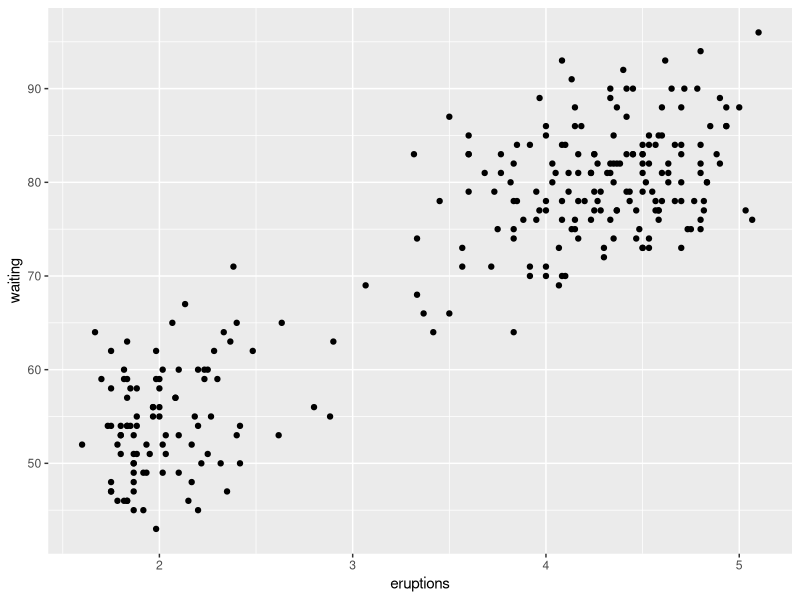
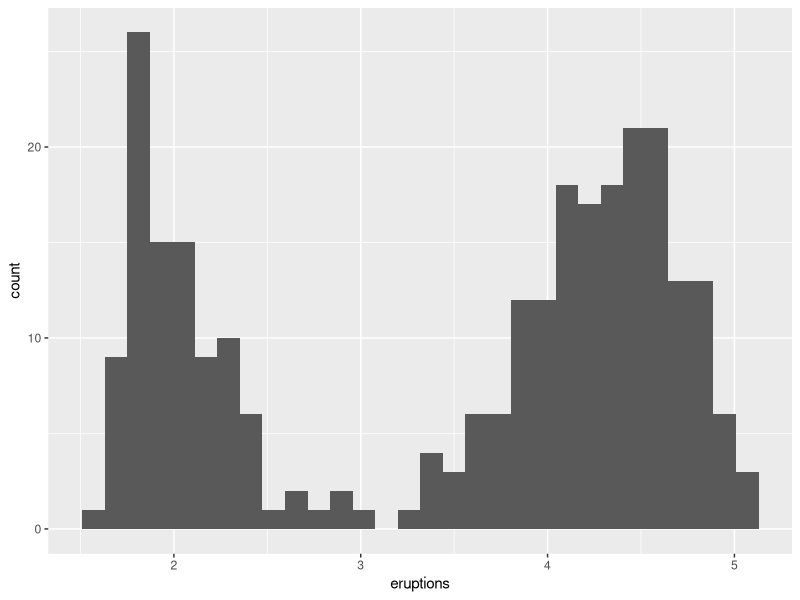
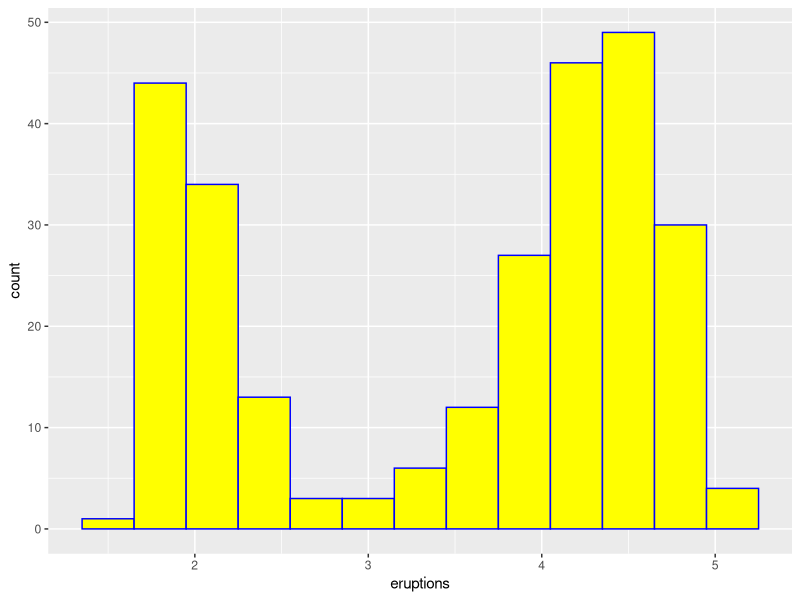
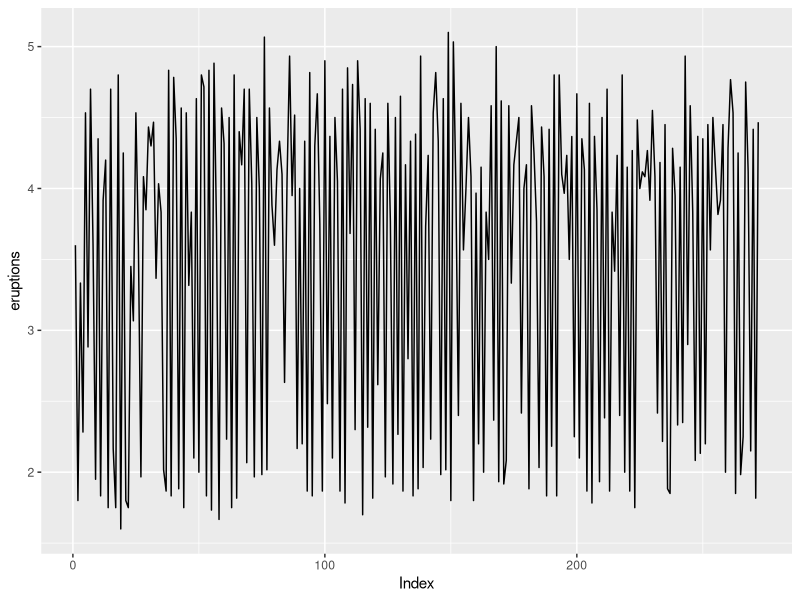
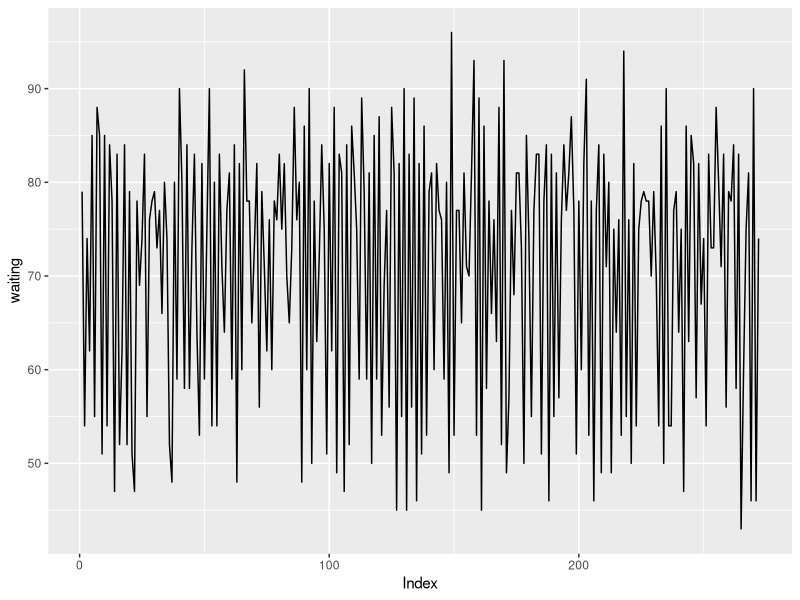
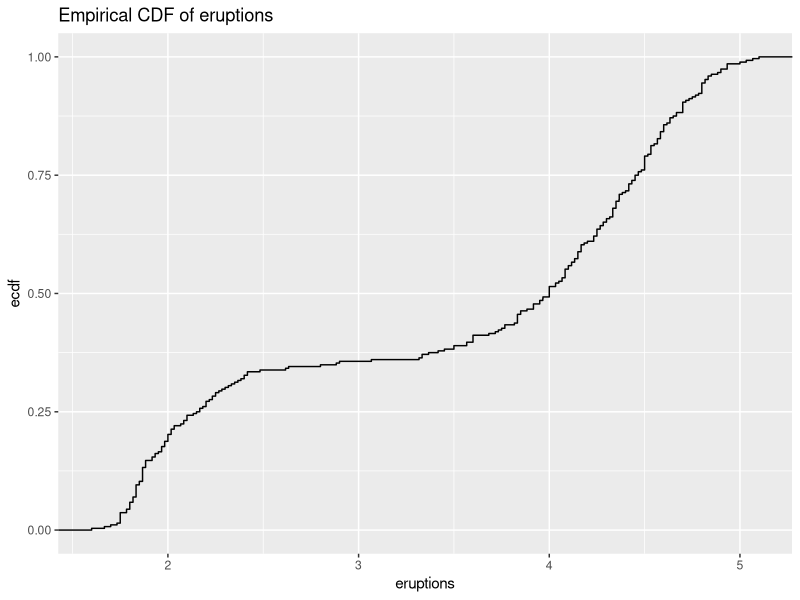
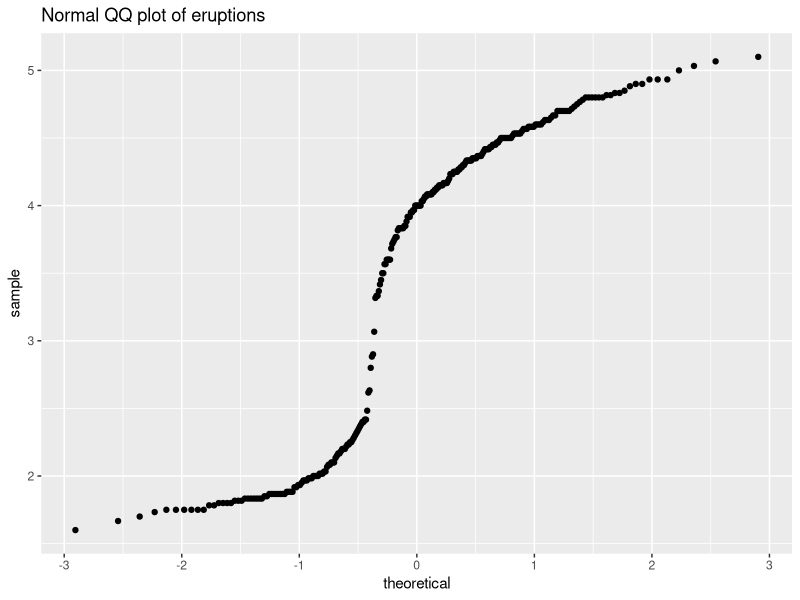
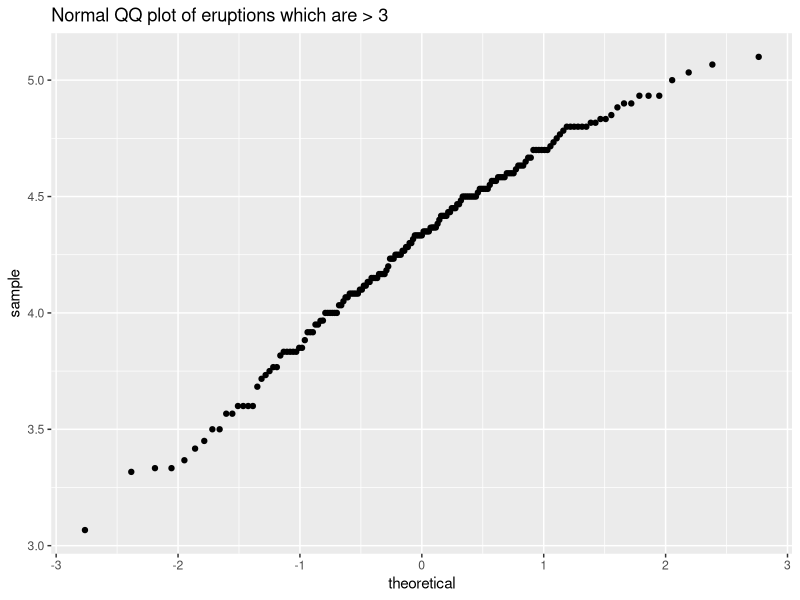

Recreate these plots in R, in order.
## ---- chunk 1
data()
## ---- chunk 2
head(faithful)
rm(list=ls())
## ---- chunk 3
str(faithful)
## ---- chunk 4
library(ggplot2)

ggplot(data = faithful, aes(x = eruptions, y = waiting)) + geom_point()
## ---- chunk 5
ggplot(data = faithful, aes(x = eruptions)) + geom_histogram()
## ---- chunk 6
ggplot(data = faithful, aes(x = eruptions)) + geom_histogram(binwidth = 0.3, color = "blue", fill = "yellow")
## ---- chunk 7
# index refers to the sequence of eruption
ggplot(data = faithful) + geom_line(aes(x = 1:length(eruptions), y = eruptions)) + xlab("Index")
# alternative code
# ggplot(data = faithful, aes(x = 1:length(eruptions), y = eruptions)) + geom_line() + xlab("Index")

ggplot(faithful) + geom_line(aes(x = 1:length(waiting), y = waiting)) + xlab("Index")
## ---- chunk 8
# stat_ecdf() function to compute empirical cumulative distribution
ggplot(data = faithful, aes(x = eruptions)) + stat_ecdf() + ggtitle("Empirical CDF of eruptions")
## ---- chunk 9
# stat_qq() function to generate qq plots
ggplot(data = faithful, aes(sample = eruptions)) + stat_qq() + ggtitle("Normal QQ plot of eruptions") 
ggplot(data = subset(faithful, eruptions > 3), aes(sample = eruptions)) + stat_qq() + ggtitle("Normal QQ plot of eruptions which are > 3")
ggplot(data = subset(faithful, eruptions <= 3), aes(sample = eruptions)) + stat_qq() + ggtitle("Normal QQ plot of eruptions which are <= 3") 

## ---- chunk 10
# mu0 value
mean_waiting <- mean(faithful$waiting)
# 70.89706

df1 <- subset(faithful, faithful$eruptions < 3)
df2 <- subset(faithful, faithful$eruptions >= 3)

?t.test
t.test(df1$waiting, conf.level = 0.95, mu = mean_waiting)

t.test(df2$waiting, conf.level = 0.95, mu = mean_waiting)

